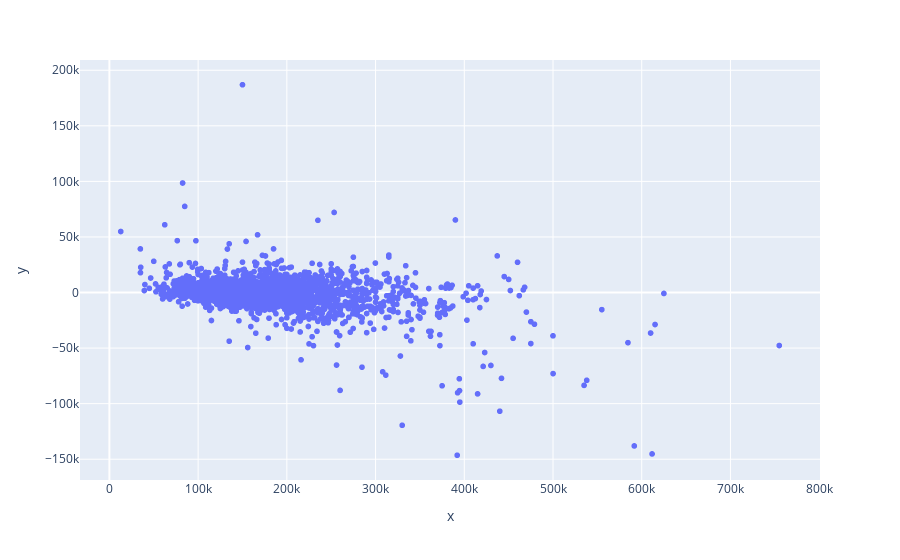

The notebook cell this image was saved under:
### Code cell
fig = px.scatter(x= y7, 
                 y = (xgb_predictions - y7))

fig.show()

### Figure 1 — Plotly figure (JSON) as saved in the notebook; plotly's stock layout.template omitted (floating-point values rounded to 4 significant figures; data arrays with more than 128 entries replaced by an {"elided": "..."} marker saying what was removed)
{"data": [{"hovertemplate": "x=%{x}<br>y=%{y}<extra></extra>", "legendgroup": "", "marker": {"color": "#636efa", "symbol": "circle"}, "mode": "markers", "name": "", "showlegend": false, "type": "scattergl", "x": {"elided": "2578 int values"}, "xaxis": "x", "y": {"elided": "2578 float values"}, "yaxis": "y"}], "layout": {"legend": {"tracegroupgap": 0}, "margin": {"t": 60}, "xaxis": {"anchor": "y", "domain": [0, 1], "title": {"text": "x"}}, "yaxis": {"anchor": "x", "domain": [0, 1], "title": {"text": "y"}}}}
